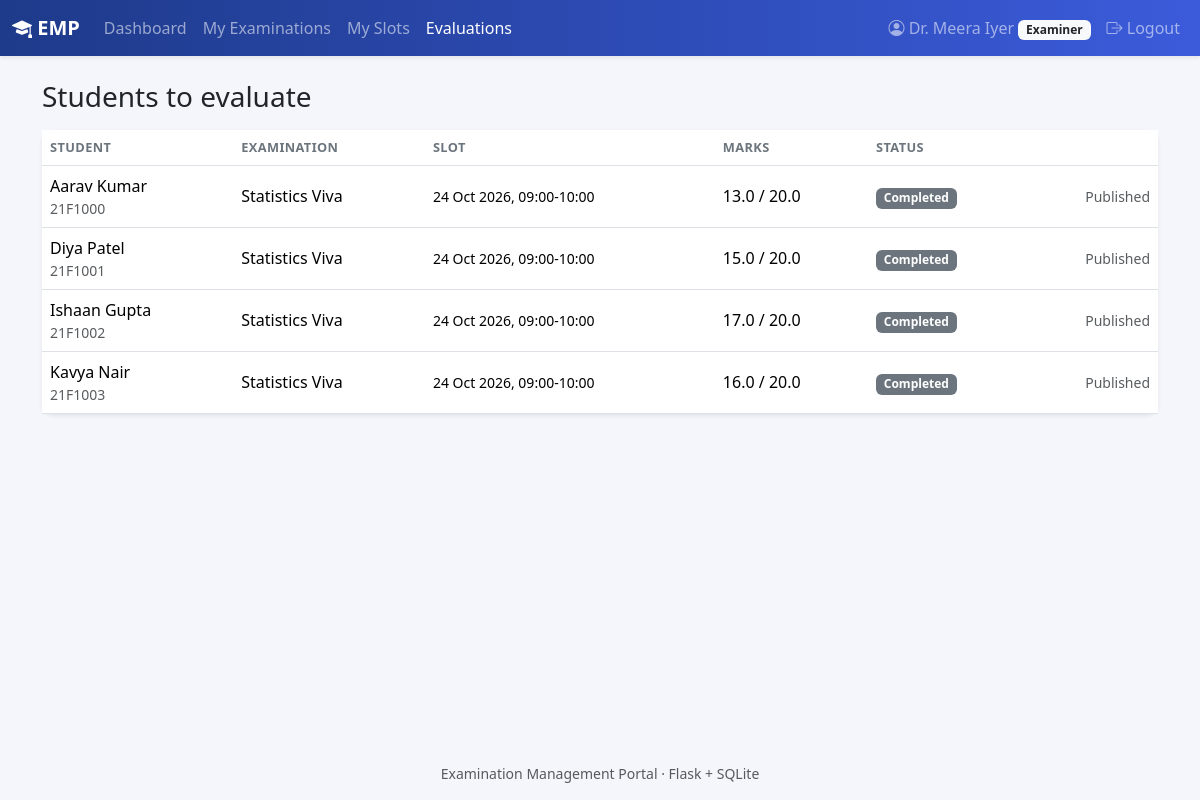
The page /examiner/evaluations (signed in) on the database its author committed.
### models.py (models this page shows, shortened)
class User(UserMixin, db.Model):
    id = db.Column(db.Integer, primary_key=True)
    role = db.Column(db.String(20), nullable=False)
    name = db.Column(db.String(120), nullable=False)
    email = db.Column(db.String(120), unique=True, nullable=False)
    password_hash = db.Column(db.String(256), nullable=False)
    phone = db.Column(db.String(20))
    department = db.Column(db.String(120))
    designation = db.Column(db.String(120))
    roll_no = db.Column(db.String(40), unique=True)
    program = db.Column(db.String(120))
    status = db.Column(db.String(20), nullable=False, default="Active")
    created_at = db.Column(db.DateTime, default=datetime.now)
    slots = db.relationship("Slot", back_populates="examiner", foreign_keys="Slot.examiner_id")
    bookings = db.relationship("Booking", back_populates="student", foreign_keys="Booking.student_id")
    assigned_exams = db.relationship("Exam", secondary=exam_examiners, back_populates="examiners")

class Booking(db.Model):
    id = db.Column(db.Integer, primary_key=True)
    student_id = db.Column(db.Integer, db.ForeignKey("user.id"), nullable=False)
    slot_id = db.Column(db.Integer, db.ForeignKey("slot.id"), nullable=False)
    exam_id = db.Column(db.Integer, db.ForeignKey("exam.id"), nullable=False)
    booking_date = db.Column(db.DateTime, default=datetime.now)
    status = db.Column(db.String(20), nullable=False, default="Booked")
    cancelled_at = db.Column(db.DateTime)
    student = db.relationship("User", back_populates="bookings", foreign_keys=[student_id])
    slot = db.relationship("Slot", back_populates="bookings")
    exam = db.relationship("Exam")
    evaluation = db.relationship("Evaluation", back_populates="booking", uselist=False,
                                 cascade="all, delete-orphan")
    logs = db.relationship("BookingLog", back_populates="booking", order_by="BookingLog.timestamp",
                           cascade="all, delete-orphan")

class Exam(db.Model):
    id = db.Column(db.Integer, primary_key=True)
    course_id = db.Column(db.Integer, db.ForeignKey("course.id"), nullable=False)
    name = db.Column(db.String(150), nullable=False)
    exam_type = db.Column(db.String(30), nullable=False)
    description = db.Column(db.Text)
    duration = db.Column(db.Integer, nullable=False)
    max_marks = db.Column(db.Float, nullable=False)
    pass_marks = db.Column(db.Float)
    slot_creation_start = db.Column(db.Date)
    slot_creation_end = db.Column(db.Date)
    booking_start = db.Column(db.Date)
    booking_end = db.Column(db.Date)
    status = db.Column(db.String(20), nullable=False, default="Draft")
    results_published = db.Column(db.Boolean, default=False)
    created_at = db.Column(db.DateTime, default=datetime.now)
    course = db.relationship("Course", back_populates="exams")
    rubrics = db.relationship("Rubric", back_populates="exam", cascade="all, delete-orphan")
    slots = db.relationship("Slot", back_populates="exam", cascade="all, delete-orphan")
    examiners = db.relationship("User", secondary=exam_examiners, back_populates="assigned_exams")

class Slot(db.Model):
    id = db.Column(db.Integer, primary_key=True)
    exam_id = db.Column(db.Integer, db.ForeignKey("exam.id"), nullable=False)
    examiner_id = db.Column(db.Integer, db.ForeignKey("user.id"), nullable=False)
    date = db.Column(db.Date, nullable=False)
    start_time = db.Column(db.Time, nullable=False)
    end_time = db.Column(db.Time, nullable=False)
    venue = db.Column(db.String(150))
    capacity = db.Column(db.Integer, nullable=False)
    available_seats = db.Column(db.Integer, nullable=False)
    status = db.Column(db.String(20), nullable=False, default="Available")
    created_at = db.Column(db.DateTime, default=datetime.now)
    exam = db.relationship("Exam", back_populates="slots")
    examiner = db.relationship("User", back_populates="slots", foreign_keys=[examiner_id])
    bookings = db.relationship("Booking", back_populates="slot")
    @property
    def label(self):
        return f"{self.date:%d %b %Y}, {self.start_time:%H:%M}-{self.end_time:%H:%M}"

class Evaluation(db.Model):
    id = db.Column(db.Integer, primary_key=True)
    booking_id = db.Column(db.Integer, db.ForeignKey("booking.id"), unique=True, nullable=False)
    examiner_id = db.Column(db.Integer, db.ForeignKey("user.id"), nullable=False)
    total_marks = db.Column(db.Float, nullable=False)
    remarks = db.Column(db.Text)
    evaluated_at = db.Column(db.DateTime, default=datetime.now)
    booking = db.relationship("Booking", back_populates="evaluation")
    examiner = db.relationship("User")
    scores = db.relationship("EvaluationScore", back_populates="evaluation", cascade="all, delete-orphan")

### routes/examiner.py (the view)
@bp.route("/evaluations")
@role_required("examiner")
def evaluations():
    bookings = (Booking.query.join(Slot).filter(Slot.examiner_id == current_user.id,
                                                Booking.status.in_(["Booked", "Completed"]))
                .order_by(Slot.date, Slot.start_time).all())
    return render_template("examiner/evaluations.html", bookings=bookings)

### routes/utils.py (called while the page is built)
def role_required(role):
    def decorator(view):
        @wraps(view)
        @login_required
        def wrapped(*args, **kwargs):
            if current_user.role != role:
                abort(403)
            if current_user.status == "Pending":
                return redirect(url_for("auth.pending"))
            if current_user.status != "Active":
                flash("Your account is inactive. Contact the administrator.", "danger")
                return redirect(url_for("auth.logout"))
            return view(*args, **kwargs)
        return wrapped
    return decorator

### templates/examiner/evaluations.html (shortened to what this page needs)
{% extends "base.html" %}
{% from "_macros.html" import badge %}
{% block content %}
<h3 class="mb-3">Students to evaluate</h3>
<div class="card shadow-sm border-0"><div class="table-responsive">
<table class="table table-hover align-middle mb-0">
  <thead><tr><th>Student</th><th>Examination</th><th>Slot</th><th>Marks</th><th>Status</th><th></th></tr></thead>
  <tbody>
  {% for b in bookings %}
    <tr><td>{{ b.student.name }}<div class="small text-muted">{{ b.student.roll_no }}</div></td>
      <td>{{ b.exam.name }}</td><td class="small">{{ b.slot.label }}</td>
      <td>{{ (b.evaluation.total_marks|round(2) ~ ' / ' ~ b.exam.max_marks|round(1)) if b.evaluation else '—' }}</td>
      <td>{{ badge('Completed' if b.evaluation else 'Pending') }}</td>
      <td class="text-end">
        {% if b.evaluation and b.exam.results_published %}<span class="small text-muted">Published</span>
        {% else %}<a href="{{ url_for('examiner.evaluate', bid=b.id) }}" class="btn btn-sm {{ 'btn-outline-primary' if b.evaluation else 'btn-primary' }}">{{ 'Edit' if b.evaluation else 'Evaluate' }}</a>{% endif %}
      </td></tr>
  {% else %}<tr><td colspan="6" class="text-center text-muted py-4">No students are booked into your slots.</td></tr>{% endfor %}
  </tbody>
</table></div></div>
{% endblock %}

### templates/base.html (shortened to what this page needs)
<!doctype html>
<html lang="en">
<head>
  <link href="https://cdn.jsdelivr.net/npm/bootstrap@5.3.3/dist/css/bootstrap.min.css" rel="stylesheet">
  <link href="https://cdn.jsdelivr.net/npm/bootstrap-icons@1.11.3/font/bootstrap-icons.min.css" rel="stylesheet">
  <link href="{{ url_for('static', filename='style.css') }}" rel="stylesheet">
</head>
<body>
<nav class="navbar navbar-expand navbar-dark bg-emp shadow-sm">
  <div class="container-fluid flex-wrap">
    <a class="navbar-brand fw-semibold" href="{{ url_for('index') }}"><i class="bi bi-mortarboard-fill"></i> EMP</a>
    {% if current_user.is_authenticated and current_user.status == 'Active' %}
    <ul class="navbar-nav flex-wrap me-auto">
      {% if current_user.role == 'admin' %}
        {% set links = [('admin.dashboard','Dashboard'),('admin.courses','Courses'),('admin.exams','Examinations'),
                        ('admin.examiners','Examiners'),('admin.students','Students'),('admin.slots','Slots'),
                        ('admin.bookings','Bookings')] %}
      {% elif current_user.role == 'examiner' %}
        {% set links = [('examiner.dashboard','Dashboard'),('examiner.exams','My Examinations'),
                        ('examiner.slots','My Slots'),('examiner.evaluations','Evaluations')] %}
      {% else %}
        {% set links = [('student.dashboard','Dashboard'),('student.exams','Examinations'),
                        ('student.bookings','My Bookings'),('student.results','Results')] %}
      {% endif %}
      {% for ep, label in links %}
        <li class="nav-item"><a class="nav-link {% if request.endpoint == ep %}active{% endif %}" href="{{ url_for(ep) }}">{{ label }}</a></li>
      {% endfor %}
    </ul>
    {% endif %}
    {% if current_user.is_authenticated %}
    <ul class="navbar-nav ms-auto">
      <li class="nav-item"><a class="nav-link" href="{{ url_for('auth.profile') }}"><i class="bi bi-person-circle"></i> {{ current_user.name }} <span class="badge bg-light text-dark text-capitalize">{{ current_user.role }}</span></a></li>
      <li class="nav-item"><a class="nav-link" href="{{ url_for('auth.logout') }}"><i class="bi bi-box-arrow-right"></i> Logout</a></li>
    </ul>
    {% endif %}
  </div>
</nav>
<main class="container py-4">
  {% block content %}{% endblock %}
</main>
<footer class="text-center text-muted small py-3">Examination Management Portal · Flask + SQLite</footer>
</body>
</html>

### templates/_macros.html (shortened to what this page needs)
{% macro badge(status) -%}
<span class="badge text-bg-{{ status|badge }}">{{ status }}</span>
{%- endmacro %}

### static/style.css (style rules this page uses)
body { background: #f4f6fb; min-height: 100vh; display: flex; flex-direction: column; }
main { flex: 1; }
.bg-emp { background: linear-gradient(90deg, #1e3a8a, #3b5bdb); }
.card { border-radius: .75rem; }
.table th { font-size: .8rem; text-transform: uppercase; letter-spacing: .03em; color: #6c757d; }

### rows shown on the page
User: name "Dr. Meera Iyer", role "Examiner"
Booking: student.name "Aarav Kumar", student.roll_no "21F1000", exam.name "Statistics Viva", slot.label "24 Oct 2026, 09:00-10:00", status "Completed"
Evaluation: total_marks.max_marks "13.0 / 20.0"
Booking: student.name "Diya Patel", student.roll_no "21F1001", exam.name "Statistics Viva", slot.label "24 Oct 2026, 09:00-10:00", status "Completed"
Evaluation: total_marks.max_marks "15.0 / 20.0"
Booking: student.name "Ishaan Gupta", student.roll_no "21F1002", exam.name "Statistics Viva", slot.label "24 Oct 2026, 09:00-10:00", status "Completed"
Evaluation: total_marks.max_marks "17.0 / 20.0"
Booking: student.name "Kavya Nair", student.roll_no "21F1003", exam.name "Statistics Viva", slot.label "24 Oct 2026, 09:00-10:00", status "Completed"
Evaluation: total_marks.max_marks "16.0 / 20.0"

### other values the page prints
{{ label }} "Dashboard" "My Examinations" "My Slots" "Evaluations"
